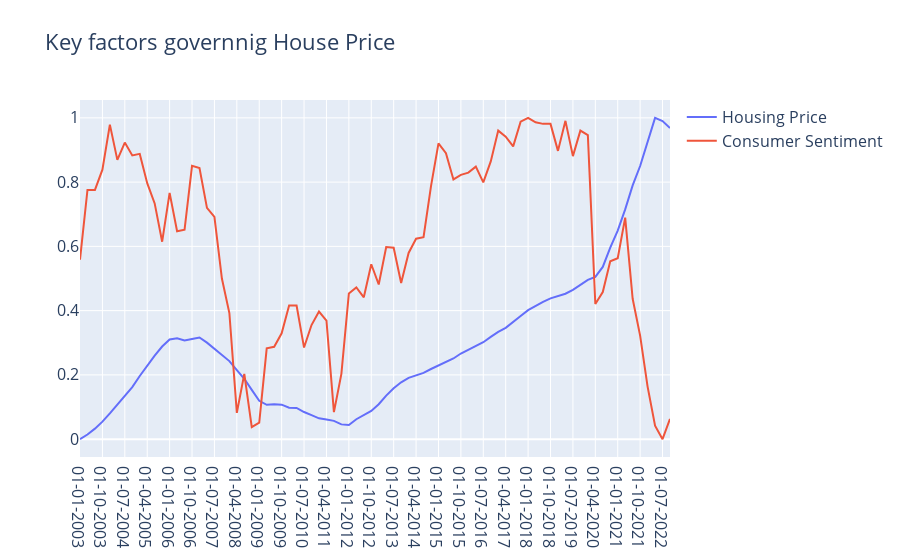

Write notebook code for a chart like this one.
### Code cell
from sklearn.preprocessing import MinMaxScaler
scaler = MinMaxScaler()
df1[['Consumer_sentiment', 'Home_price_index']] = scaler.fit_transform(df1[['Consumer_sentiment', 'Home_price_index']])

data = [go.Scatter(x = df1['Date'], y = df1['Home_price_index'],name = 'Housing Price'),
        go.Scatter(x = df1['Date'], y = df1['Consumer_sentiment'], name = 'Consumer Sentiment'),
                                             
       ]
       
layout = {'title': 'Key factors governnig House Price', 'font': dict(size=16),'xaxis':{'range':['01-01-2003','01-10-2022']}}

py.iplot({'data':data,'layout': layout})
